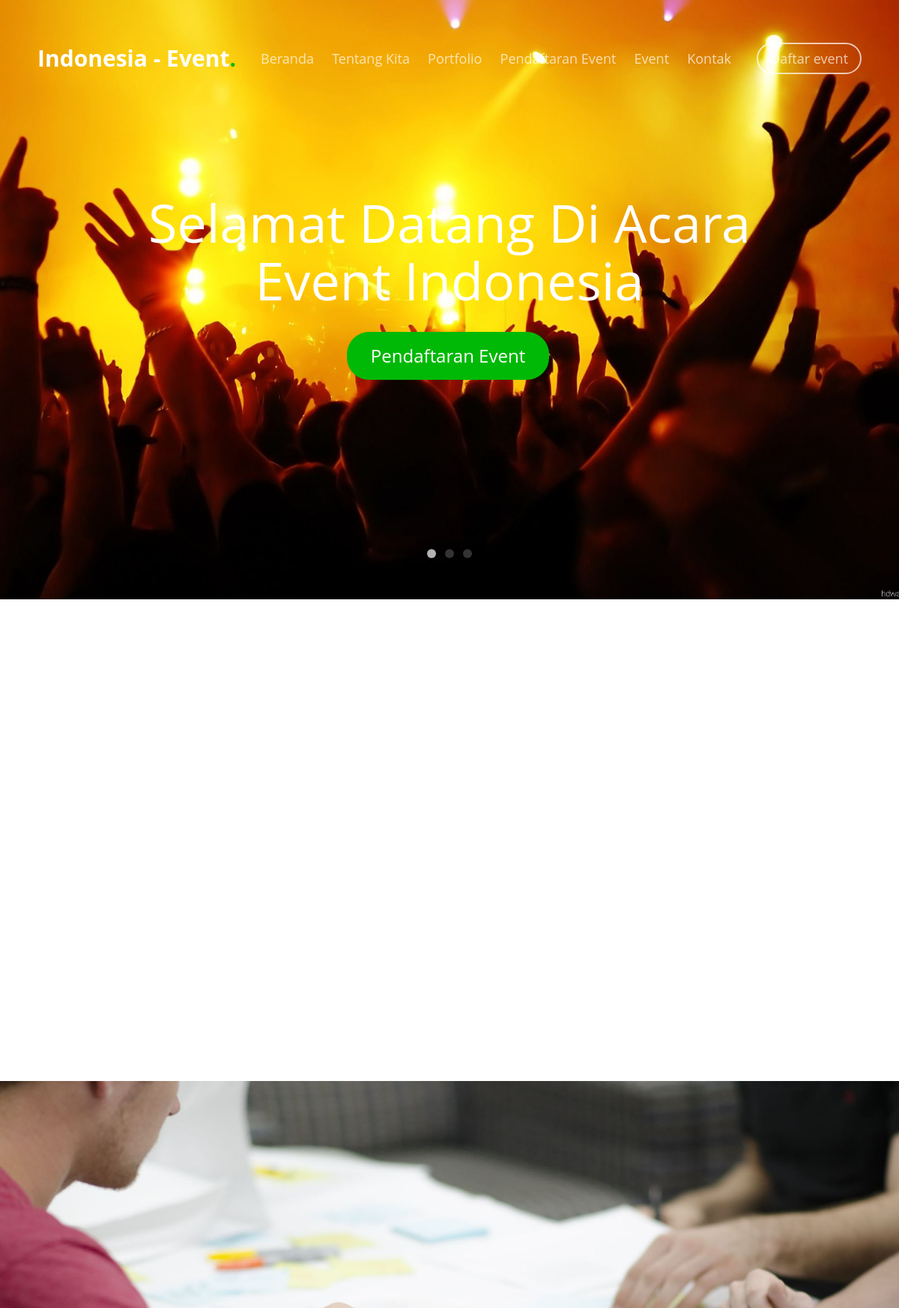
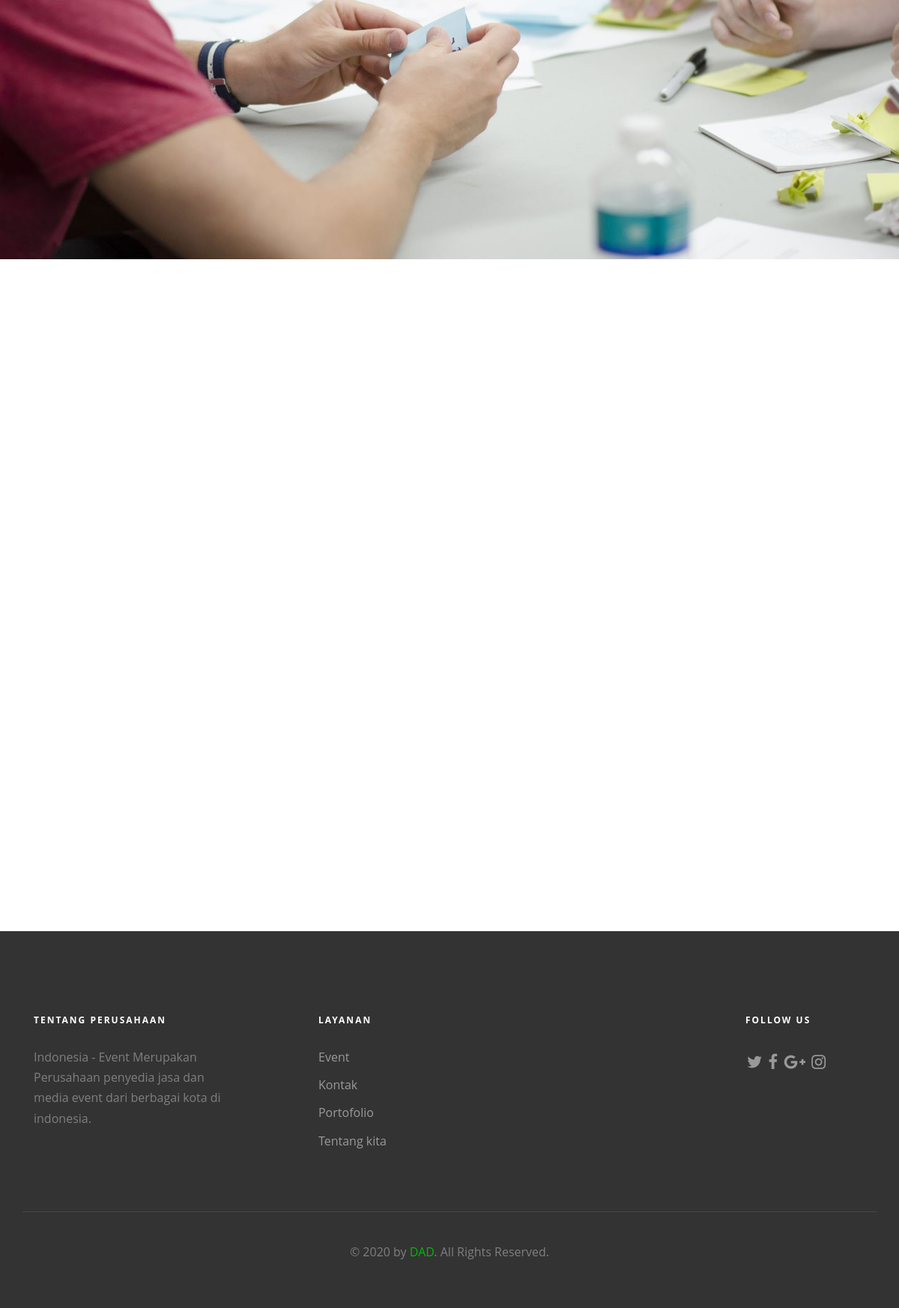
The page / (upper part) on the database its author committed (2 pictures, top to bottom).
### tables this page shows
CREATE TABLE `tbl_konfigurasi` (
  `id_konfigurasi` int(11) NOT NULL,
  `nama_pemilik` varchar(255) NOT NULL,
  `namaweb` varchar(255) NOT NULL,
  `no_telp` varchar(255) NOT NULL,
  `email` varchar(255) NOT NULL,
  `alamat` varchar(255) NOT NULL,
  `visi` text DEFAULT NULL,
  `misi` text DEFAULT NULL,
  `about_us` text DEFAULT NULL,
  `wallpaper` varchar(255) DEFAULT NULL,
  `wallpaper2` varchar(255) NOT NULL,
  `wallpaper3` varchar(255) NOT NULL,
  `icon` varchar(255) DEFAULT NULL
);

### application/controllers/Home.php (called while the page is built, shortened)
<?php
class Home extends CI_Controller{
	function __construct(){
		$this->load->model('m_tulisan');
		$this->load->model('m_pengunjung');
	}
	function index(){
		$x['post']=$this->m_tulisan->get_post_home();
		$this->load->view('v_home',$x);
	}
}

### index.php (called while the page is built, shortened)
<?php
require_once BASEPATH.'core/CodeIgniter.php';

### application/models/M_konfigurasi.php (called while the page is built, shortened)
<?php
class M_konfigurasi extends CI_Model {
	public function listing()
	{
		$query = $this->db->get('tbl_konfigurasi');
		return $query->row();
	}
}

### application/views/v_home.php (the view, shortened to what this page needs)
<?php
    $site = $this->m_konfigurasi->listing();
?>
<!DOCTYPE html>
<html class="no-js">
	<head>
	<link rel="stylesheet" href="<?php echo base_url().'theme/css/animate.css'?>">
	<link rel="stylesheet" href="<?php echo base_url().'theme/css/icomoon.css'?>">
	<link rel="stylesheet" href="<?php echo base_url().'theme/css/bootstrap.css'?>">
	<link rel="stylesheet" href="<?php echo base_url().'theme/css/flexslider.css'?>">
	<link rel="stylesheet" href="<?php echo base_url().'theme/css/style.css'?>">
	</head>
	<body>
	<div id="fh5co-page">
	<header id="fh5co-header" role="banner">
		<div class="container">
			<div class="header-inner">
				<h1><a href="<?php echo base_url().''?>"><?php echo ($site->namaweb)?><span>.</span></a></h1>
				<nav role="navigation">
					<ul>
						<li><a href="<?php echo base_url().''?>">Beranda</a></li>
						<li><a href="<?php echo base_url().'about'?>">Tentang Kita</a></li>
						<li><a href="<?php echo base_url().'portfolio'?>">Portfolio</a></li>
						<li><a href="<?php echo base_url().'event'?>">Pendaftaran Event</a></li>
						<li><a href="<?php echo base_url().'artikel'?>">Event</a></li>
						<li><a href="<?php echo base_url().'kontak'?>">Kontak</a></li>
						<li class="cta"><a href="<?php echo base_url().'event'?>">Daftar event</a></li>
					</ul>
				</nav>
			</div>
		</div>
	</header>
	<aside id="fh5co-hero" class="js-fullheight">
		<div class="flexslider js-fullheight">
			<ul class="slides">
		   	<li style="background-image: url(<?php echo base_url('assets/upload/image/'.$site->wallpaper)?>);">
		   		<div class="container">
		   			<div class="col-md-10 col-md-offset-1 text-center js-fullheight slider-text">
		   				<div class="slider-text-inner">
		   					<h2>Selamat Datang Di Acara Event Indonesia</h2>
		   					<p><a href="<?php echo base_url().'event'?>" target="_blank" class="btn btn-primary btn-lg">Pendaftaran Event</a></p>
		   				</div>
		   			</div>
		   		</div>
		   	</li>
		  	</ul>
	  	</div>
	</aside>
	<div class="fh5co-section-with-image">
		<img src="<?php echo base_url().'theme/images/image_1.jpg'?>" alt="" class="img-responsive">
	</div>
	<?php $this->load->view('v_footer');?>
	</div>
	</body>
</html>

### application/views/v_footer.php
<?php
    $site = $this->m_konfigurasi->listing();
?>
<footer id="fh5co-footer" role="contentinfo">
		<div class="container">
			<div class="col-md-3 col-sm-12 col-sm-push-0 col-xs-12 col-xs-push-0">
				<h3>Tentang Perusahaan</h3>
				<p><?php echo ($site->namaweb)?> Merupakan <?php echo ($site->about_us)?>.</p>
			</div>
			<div class="col-md-6 col-md-push-1 col-sm-12 col-sm-push-0 col-xs-12 col-xs-push-0">
				<h3>Layanan</h3>
				<ul class="float">
					<li><a href="<?php echo base_url().'blog'?>">Event</a></li>
					<li><a href="<?php echo base_url().'kontak'?>">Kontak</a></li>
					<li><a href="<?php echo base_url().'portfolio'?>">Portofolio</a></li>
					<li><a href="<?php echo base_url().'about'?>">Tentang kita</a></li>
				</ul>
			</div>
			<div class="col-md-2 col-md-push-1 col-sm-12 col-sm-push-0 col-xs-12 col-xs-push-0">
				<h3>Follow Us</h3>
				<ul class="fh5co-social">
					<li><a href="#"><i class="icon-twitter"></i></a></li>
					<li><a href="#"><i class="icon-facebook"></i></a></li>
					<li><a href="#"><i class="icon-google-plus"></i></a></li>
					<li><a href="#"><i class="icon-instagram"></i></a></li>
				</ul>
			</div>
			<div class="col-md-12 fh5co-copyright text-center">
				<p>&copy; 2020 by <a href="http://#/" target="_blank"><?php echo ($site->nama_pemilik)?></a>. All Rights Reserved.</p>
			</div>
		</div>
	</footer>

### theme/css/icomoon.css (style rules this page uses)
[class^="icon-"], [class*=" icon-"] { font-family: 'icomoon' !important; speak: none; font-style: normal; font-weight: normal; font-variant: normal; text-transform: none; line-height: 1; -webkit-font-smoothing: antialiased; -moz-osx-font-smoothing: grayscale; }
.icon-twitter:before { content: "\f099"; }
.icon-facebook:before { content: "\f09a"; }
.icon-google-plus:before { content: "\f0d5"; }
.icon-instagram:before { content: "\f16d"; }

### rows shown on the page
tbl_konfigurasi: namaweb "Indonesia - Event", wallpaper (picture), about_us "Perusahaan penyedia jasa dan media event dari berbagai kota di indonesia", nama_pemilik "DAD"
